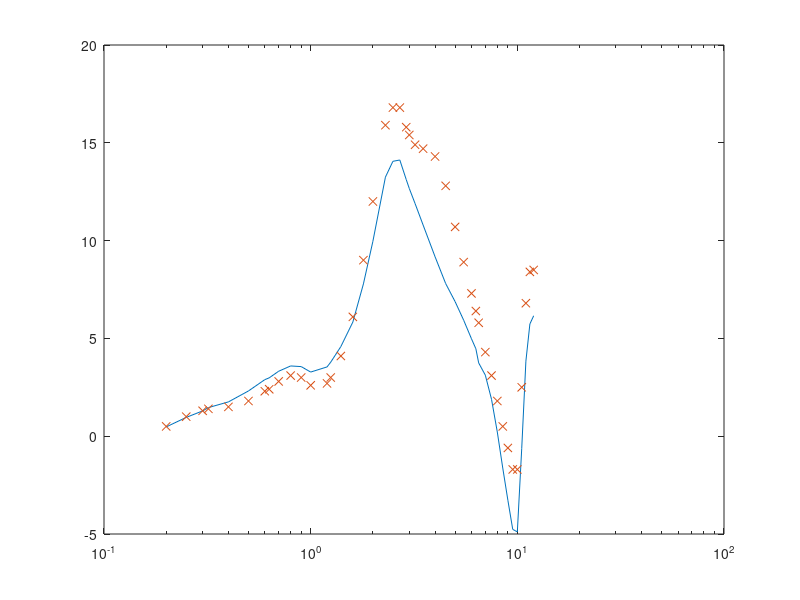

This chart was generated by the following MATLAB code:
%
% Script that contains Shaw's 1985 data and plots a horizontal diffuse-field
% response. Really should take sqrt of average squared magnitude...
%
% Data is from:
%
% E. A. G. Shaw and M. Vaillancourt, "Transformation of sound-pressure level
% from the free field to the eardrum presented in numerical from,"
% J. Acoust. Soc. Am., vol 78, pg 1120-1123, 1985.
%

T1 = [ 
0	0	0	0	0	0	0	0	0	0	0	0	0	0	0 ; 
0.4	0.4	0.5	0.5	0.8	1.1	1.4	1.4	1.4	1.3	1.4	1.4	1.5	1.5	1.4 ; 
0.7	0.8	1.0	1.1	1.7	2.2	2.6	2.6	2.6	2.5	2.6	2.7	2.9	2.8	2.7 ; 
1.0	1.2	1.4	1.5	2.4	3.2	3.6	3.6	3.5	3.5	3.7	3.8	4.0	3.9	3.7 ; 
1.3	1.5	1.8	1.9	2.8	3.8	4.3	4.3	4.3	4.4	4.5	4.7	4.9	4.9	4.7 ; 
1.5	1.7	2.1	2.2	3.2	4.3	4.8	4.8	4.8	4.9	5.1	5.3	5.7	5.7	5.5 ; 
1.6	1.8	2.2	2.3	3.4	4.5	5.0	5.0	5.0	5.1	5.3	5.6	6.1	6.1	5.7 ; 
1.6	1.8	2.1	2.2	3.3	4.3	4.8	4.9	4.9	5.0	5.2	5.5	6.1	6.0	5.5 ; 
1.4	1.6	1.9	2.0	3.0	3.9	4.4	4.5	4.6	4.7	5.0	5.4	6.0	5.9	5.4 ; 
1.1	1.3	1.5	1.6	2.4	3.1	3.5	3.6	3.8	4.1	4.5	5.0	5.9	5.9	5.4 ; 
0.7	0.8	0.9	0.9	1.4	2.0	2.4	2.5	2.7	3.2	3.7	4.3	5.2	5.2	5.0 ; 
0.2	0.1	0	0	0.3	0.7	1.1	1.2	1.4	1.9	2.6	3.3	4.1	4.1	3.9 ; 
-.2	-.5	-.7	.7	-.7	-.6	-.4	-.3	-.1	0.4	1.1	1.8	2.3	2.3	2.1 ; 
-.5	-.9	-1.2	-1.3	-1.6	-1.7	-1.6	-1.6	-1.4	-1.2	-.8	-.3	0.2	0.2	0.2 ; 
-.8	-1.3	-1.7	-1.8	-2.2	-2.5	-2.6	-2.6	-2.7	-2.8	-2.9	-2.8	-2.3	-2.2	-2.0 ; 
-1.1	-1.5	-1.8	-1.9	-2.2	-2.5	-3.0	-3.1	-3.5	-3.9	-4.3	-4.5	-4.5	-4.5	-4.5 ; 
-1.4	-1.6	-1.7	-1.7	-1.9	-2.0	-2.5	-2.6	-2.9	-3.2	-3.4	-3.6	-3.9	-4.1	-5.2 ; 
-1.6	-1.6	-1.5	-1.5	-1.4	-1.4	-1.7	-1.8	-1.9	-2.0	-2.0	-2.0	-2.1	-2.4	-3.8 ; 
-1.6	-1.5	-1.4	-1.4	-1.2	-1.0	-1.2	-1.3	-1.5	-1.5	-1.4	-1.2	-1.0	-1.1	-1.7 ; 
-1.5	-1.4	-1.4	-1.4	-1.4	-1.4	-1.6	-1.7	-2.0	-2.3	-2.4	-2.5	-2.9	-3.1	-4.0 ; 
-1.3	-1.3	-1.4	-1.4	-1.8	-2.2	-2.5	-2.6	-2.9	-3.4	-3.9	-4.4	-5.9	-6.3	-7.1 ; 
-1.0	-1.1	-1.3	-1.4	-1.9	-2.4	-2.9	-3.0	-3.4	-4.1	-4.8	-5.4	-6.3	-6.3	-6.1 ; 
-0.7	-0.8	-1.0	-1.1	-1.5	-2.0	-2.4	-2.5	-2.8	-3.2	-3.6	-3.9	-4.0	-3.9	-3.6 ; 
-0.4	-0.4	-0.5	-0.5	-0.8	-1.1	-1.3	-1.3	-1.4	-1.6	-1.8	-1.9	-1.8	-1.8	-1.6 ; 
];

T2 = [
0	0	0	0	0	0	0	0	0	0	0	0	0	0	0 ; 
1.3	1.2	1.2	1.3	1.5	1.8	2.0	2.1	2.2	2.2	2.1	2.1	2.4	2.6	2.6 ;
2.5	2.3	2.3	2.4	2.8	3.1	3.5	3.7	3.9	3.7	3.5	3.8	4.5	5.0	5.1 ;
3.4	3.1	3.0	3.2	3.6	4.1	4.6	4.8	4.8	4.3	4.0	4.6	5.8	6.8	7.4 ;
4.2	3.7	3.3	3.5	4.0	4.6	4.9	4.8	4.6	3.8	3.3	4.4	6.2	7.7	8.8 ;
4.6	3.6	2.9	3.0	3.5	4.0	4.1	4.0	3.5	2.5	1.8	3.0	5.6	7.9	9.4 ;
4.5	3.1	2.0	1.7	2.1	2.4	2.4	2.3	1.9	0.7	-0.3	0.8	4.0	7.0	9.3 ;
4.1	2.2	0.8	-0.2	-0.2	0	0.1	0.1	-0.1	-1.2	-2.4	-1.7	1.7	4.8	7.7 ;
3.9	2.0	0.2	-1.3	-1.5	-1.4	-1.2	-1.2	-1.4	-2.3	-4.3	-4.2	-1.0	2.0	4.8 ;
4.0	2.2	0.4	-1.6	-1.9	-1.8	-1.8	-1.8	-1.9	-2.7	-5.2	-6.0	-3.8	-0.8	1.7 ;
3.8	2.2	0.6	-0.9	-1.5	-1.4	-1.3	-1.3	-1.4	-2.5	-4.9	-5.9	-4.9	-3.0	-1.0 ;
2.8	1.2	-0.2	-1.2	-1.5	-1.6	-1.5	-1.4	-1.5	-2.4	-4.3	-5.3	-4.9	-4.2	-3.3 ;
1.3	-0.2	-1.6	-2.5	-2.6	-2.5	-2.5	-2.5	-2.6	-3.4	-5.0	-5.4	-4.5	-5.0	-5.1 ;
-0.4	-2.0	-3.4	-4.3	-4.4	-4.3	-4.2	-4.2	-4.4	-5.3	-6.7	-6.6	-5.8	-6.4	-6.7 ;
-2.4	-3.8	-5.4	-6.5	-6.6	-6.6	-6.7	-6.7	-6.9	-7.8	-9.1	-9.2	-8.7	-9.0	-9.4 ;
-4.9	-6.2	-7.8	-9.0	-9.1	-9.1	-9.1	-9.2	-9.5	-10.6	-12.3	-12.2	-11.4	-11.6	-11.9 ;
-7.1	-8.9	-10.0	-10.5	-10.6	-10.6	-10.8	-10.9	-11.3	-12.5	-13.8	-13.6	-12.8	-12.3	-12.5 ;
-5.8	-7.7	-9.0	-9.7	-10.0	-10.2	-10.6	-10.8	-11.3	-12.5	-13.8	-13.6	-12.6	-12.0	-12.2 ;
-3.1	-5.1	-6.9	-8.0	-8.3	-8.4	-8.8	-9.1	-9.9	-11.2	-13.2	-13.0	-11.9	-11.5	-11.4 ;
-5.9	-6.8	-7.0	-6.8	-7.0	-7.2	-7.7	-8.1	-8.9	-10.7	-12.9	-12.7	-11.7	-11.3	-11.1 ;
-7.3	-6.6	-6.0	-6.2	-6.6	-6.9	-7.0	-7.2	-8.0	-10.0	-11.9	-11.9	-11.1	-11.0	-10.9 ;
-5.3	-4.5	-4.3	-5.1	-5.8	-6.0	-6.0	-6.1	-6.7	-8.1	-9.3	-9.0	-8.6	-8.8	-8.9 ;
-3.1	-2.8	-2.7	-3.4	-3.9	-4.2	-4.4	-4.5	-4.8	-5.2	-5.8	-5.7	-5.6	-5.6	-5.5 ;
-1.4	-1.3	-1.3	-1.6	-1.9	-2.1	-2.3	-2.4	-2.4	-2.5	-2.6	-2.6	-2.6	-2.6	-2.6 ;
];

T3 = [
0	0	0	0	0	0	0	0	0	0	0	0	0 ;
2.6	2.6	2.4	2.3	2.1	2.1	2.1	2.2	2.3	2.4	2.3	2.0	1.2 ;
5.1	5.0	4.8	4.4	4.0	3.8	3.7	3.7	3.7	3.6	3.3	2.8	1.6 ;
7.4	7.3	7.0	6.3	5.6	5.1	4.7	4.4	4.4	4.3	3.7	3.0	1.6 ;
8.9	8.9	8.5	7.9	7.0	6.3	5.6	5.0	4.7	4.4	4.0	3.3	2.3 ;
9.9	10.0	9.7	9.1	8.1	7.2	6.4	5.9	5.4	5.2	5.1	5.0	5.0 ;
10.1	1.03	10.0	9.5	8.7	7.7	7.0	6.4	6.2	6.4	6.8	7.4	8.2 ;
8.8	9.2	9.0	8.6	7.9	7.2	6.7	6.4	6.4	6.6	7.3	8.0	9.0 ;
6.3	7.0	7.2	6.9	6.3	5.9	5.5	5.5	5.7	6.0	6.7	7.3	8.0 ;
3.3	4.0	4.6	4.3	3.8	3.4	3.3	3.6	4.0	4.5	5.1	5.6	6.2 ;
0.1	0.7	1.8	1.6	1.0	0.7	0.8	1.1	1.6	2.1	2.6	3.1	3.7 ;
-2.7	-2.2	-0.8	-1.0	-1.4	-1.8	-1.8	-1.5	-1.0	-0.7	-0.2	-0.2	0.5 ;
-4.8	-4.5	-3.2	-3.2	-3.8	-4.2	-4.4	-4.4	-4.0	-3.7	-3.3	-2.9	-2.5 ;
-6.6	-6.4	-5.7	-5.6	-5.9	-6.4	-6.8	-7.0	-6.9	-6.7	-6.3	-5.9	-5.2 ;
-9.3	-9.0	-8.1	-8.0	-8.2	-8.8	-9.3	-9.6	-9.7	-9.6	-9.4	-9.0	-8.5 ;
-11.7	-11.4	-10.6	-10.2	-10.5	-11.0	-11.9	-12.5	-12.9	-13.0	-12.9	-12.4	-11.6 ;
-12.4	-12.1	-11.5	-11.2	-11.5	-12.3	-13.3	-14.1	-14.6	-14.8	-14.8	-14.3	-13.9 ;
-12.0	-11.7	-10.7	-10.4	-10.9	-11.9	-13.0	-13.9	-14.5	-14.8	-15.0	-14.8	-14.5 ;
-11.1	-10.6	-9.3	-8.9	-9.0	-9.6	-10.7	-12.0	-13.1	-13.7	-14.0	-14.2	-14.2 ;
-10.8	-10.4	-8.8	-8.0	-8.0	-8.9	-10.0	-11.0	-11.8	-12.1	-12.3	-12.2	-12.0 ;
-10.6	-10.2	-8.8	-8.2	-8.3	-9.0	-10.0	-11.0	-11.3	-11.3	-11.0	-10.0	-9.0 ;
-8.7	-8.4	-7.8	-7.6	-7.7	-8.7	-9.8	-10.7	-10.8	-10.4	-9.6	-8.1	-6.5 ;
-5.5	-5.5	-5.4	-5.2	-5.0	-5.4	-6.3	-7.0	-7.3	-7.0	-6.4	-5.1	-4.0 ;
-2.6	-2.6	-2.6	-2.5	-2.4	-2.4	-2.7	-3.0	-3.1	-3.0	-2.8	-2.3	-1.6 ;
];

FF1 = [
0.5	1.0	1.3	1.4	1.5	1.8	2.3	2.4	2.8	3.1	3.0	2.6	2.7	3.0	4.1
];

FF2 = [
6.1	9.0	12.0	15.9	16.8	16.8	15.8	15.4	14.9	14.7	14.3	12.8	10.7	8.9	7.3
];

FF3 = [
6.4	5.8	4.3	3.1	1.8	0.5	-0.6	-1.7	-1.7	2.5	6.8	8.4	8.5
];

F1 = [
0.2	0.25	0.3	0.32	0.4	0.5	0.6	0.63	0.7	0.8	0.9	1.0	1.2	1.25	1.4
];

F2 = [
1.6	1.8	2.0	2.3	2.5	2.7	2.9	3.0	3.2	3.5	4.0	4.5	5.0	5.5	6.0
];

F3 = [
6.3	6.5	7.0	7.5	8.0	8.5	9.0	9.5	10.0	10.5	11.0	11.5	12.0
];

a = [0:15:345];			% Azimuth

D = [T1 T2 T3];			% Data matrix from Shaw
FF = [FF1 FF2 FF3];		% Free field to eardrum at 0 azimuth
F = [F1 F2 F3];			% Frequency

DF = mean(D)+FF;		% "Diffuse field response" 
semilogx(F,DF,'-',F,FF,'x');